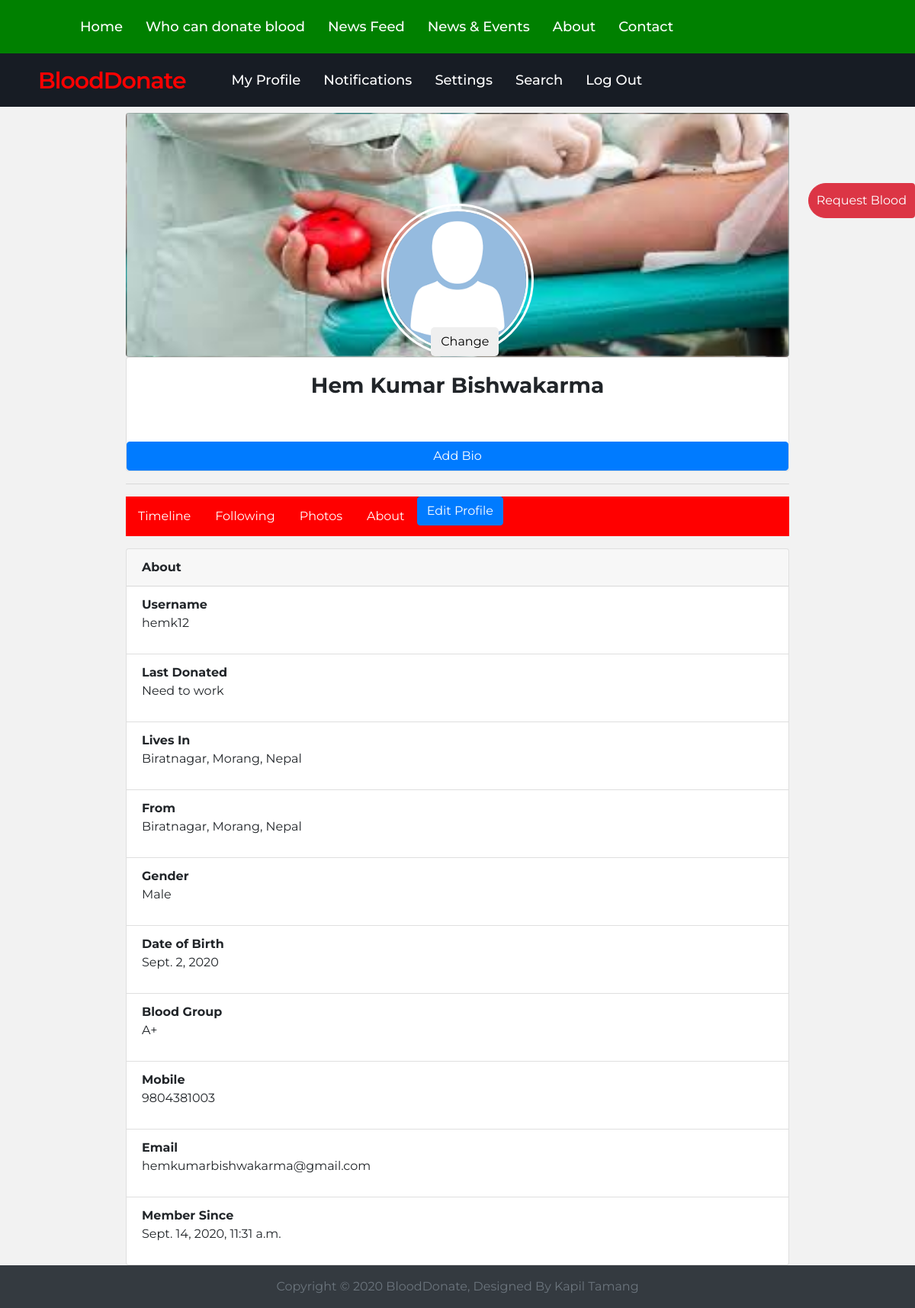
The page /hemk12/about (signed in) on the database its author committed.
### UserAuthentication/models.py (models this page shows, shortened)
class ProfileDetails(models.Model):
	gender_choice = (
			('Male', 'Male'),
			('Female', 'Female'),
			('Others', 'Others')
		)
	bloodGroup_choice = (
			('A+', 'A+'),
			('B+', 'B+'),
			('AB+', 'AB+'),
		)
	stateChoice = (('1','1'),('2','2'),('3','3'),('4','4'),('5','5'),('6','6'),('7','7'))
	user = models.OneToOneField(User, null = False, on_delete=models.CASCADE)
	following = models.ManyToManyField(User, related_name = 'following', blank = True)
	gender = models.CharField(max_length = 20, blank = False, null = False, choices = gender_choice)
	bloodGroup = models.CharField(max_length = 20, blank = False, null = False, choices = bloodGroup_choice)
	dob = models.DateField(auto_now=False, auto_now_add=False)
	contact = models.CharField(max_length = 20, blank = False, null = False)
	contact_audience = models.CharField(max_length = 20, blank = False, null = False)
	bio = models.TextField(max_length=200, blank = True, null = True)
	profile_pic = models.ImageField(default = '/images/defaultProfilePic.png')
	last_donated = models.DateField(auto_now = True)
	permCountry = models.CharField(max_length = 30, blank = False, null = False)
	permState = models.CharField(max_length = 30, blank = False, null = False, choices = stateChoice)
	permDistrict = models.CharField(max_length = 30, blank = False, null = False)
	permCity = models.CharField(max_length = 30, blank = False, null = False)
	tempCountry = models.CharField(max_length = 30, blank = False, null = False)
	tempState = models.CharField(max_length = 30, blank = False, null = False, choices = stateChoice)
	tempDistrict = models.CharField(max_length = 30, blank = False, null = False)
	tempCity =models.CharField(max_length = 30, blank = False, null = False)
	updated = models.DateTimeField(auto_now = True)
	created = models.DateTimeField(auto_now_add = True)
	class Meta:
		db_table = 'profielDetails'
		ordering = ('-created',)

### Profile/views.py (the view)
# urls.py: path('<username>/', views.profileTimeline, name = "profileTimeline"),
@login_required(login_url='UserAuthentication_app:login')
def profileTimeline(request, username):
	user1 = User.objects.get(username = username)
	my_profile = ProfileDetails.objects.get(user = request.user)
	profile = ProfileDetails.objects.get(user = user1.id)
	users = [user for user in my_profile.following.all()]
	posts = []
	qs = None
	if user1 in users:
		user_profile_posts = profile.post_set.exclude(post_audience = 'private')
	else:
		user_profile_posts = profile.post_set.filter(post_audience = 'public')
	for user in users:
		p =ProfileDetails.objects.get(user = user)
		p_posts = p.post_set.exclude(post_audience = 'private')
		posts.append(p_posts)
	my_post = my_profile.post_set.all()
	posts.append(my_post)
	if len(posts) > 0:
		qs = sorted(chain(*posts), reverse = True, key = lambda obj: obj.created)
	if profile.user in my_profile.following.all():
		follow = True
	else:
		follow = False
	createUserForm = CreateUserForm(instance = user1)
	profileDetailsForm = ProfileDetailsForm(instance = profile)
	context = {
		'user': profile,
		'my_profile_posts': qs,
		'user_profile_posts': user_profile_posts,
		'createUserForm': createUserForm,
		'profileDetailsForm': profileDetailsForm,
		'follow': follow,
	}
	return render(request, 'Profile/profile.html', context)

### Profile/templates/Profile/profile.html (shortened to what this page needs)
{% extends 'Home/main.html' %}
{% load widget_tweaks %}
{% load static %}
{% block content %}
<div id="section">
    <div class="container mt-2">
        <div class="row justify-content-md-center">
            <div class="col-md-9">
                <div class="row">
                    <div class="col-md-12">
                      <div class="card profileCover" style="background-image: url('{% static "images/staticCover.jpg" %}')";>
                        <img class="profileImage" src="{{ user.profile_pic }}" height="200" width="200" alt="Profile Picture" style="border-radius: 50%;">
                        {% if request.user.username == user.user.username %}
                        <button class="btn" data-toggle="modal" data-target="#profile_picUpdateModal">Change</button>
                        {% endif %}
                      </div>
                      <div class="card">
                          <h3 style="text-align: center; margin-top: 20px;"> <strong>{{ user.user.first_name }} {{ user.user.last_name }} </strong></h3>
                          {% if user.bio is None %}
                          {% if request.user.username == user.user.username %}
                          <button class="btn btn-primary mt-5" type="button"  data-toggle="modal" data-target="#BioModal"> Add Bio </button>
                          {% endif %}
                          {% endif %}
                        </div>
                    </div>
                  </div>
                  <hr>
                <div class="secondnav mt-3">
                  <ul>
                    <li><a class="active" href="{% url 'profile_app:profileTimeline' user.user.username %}">Timeline</a></li>
                    <li><a href="{% url 'profile_app:following' user.user.username %}">Following</a></li>
                    <li><a href="{% url 'profile_app:photos' user.user.username %}">Photos</a></li>
                    <li><a href="{% url 'profile_app:about' user.user.username %}">About</a></li>
                    {% if request.user.username == user.user.username %}
                    <li><button class="btn btn-primary my-auto" data-toggle="modal" data-target="#EditDetailsModal">Edit Profile</button></li>
                    {% endif %}
                </ul>
                </div>
                {% url 'profile_app:profileTimeline' user.user.username as timeline_url %}
                {% url 'profile_app:following' user.user.username as following_url %}
                {% url 'profile_app:photos' user.user.username as photos_url %}
                {% url 'profile_app:about' user.user.username as about_url %}
                {% if request.get_full_path == timeline_url %}
                  {% include 'Profile/Timeline/timeline.html' %}
                {% elif request.get_full_path == following_url %}
                  {% include 'Profile/Following/following.html' %}
                {% elif request.get_full_path == photos_url %}
                  {% include 'Profile/Photos/photos.html' %}
                {% elif request.get_full_path == about_url %}
                  {% include 'Profile/About/about.html' %}
                {% endif %}
            </div>
        </div>
    </div>
</div>
{% endblock %}

### Profile/templates/Profile/About/about.html
<div class="card mt-3">
	<div class="card-header">
		<strong>About</strong>
	</div>
	<ul class="list-group list-group-flush">
	  <li class="list-group-item">
	  	<strong>Username</strong> <br>
	  	<p>{{ user.user }}</p>
	  </li>
	  <li class="list-group-item">
	  	<strong>Last Donated</strong> <br>
	  	<p>Need to work</p>
	  </li>
	  <li class="list-group-item">
	  	<strong>Lives In</strong> <br>
	  	<p>{{ user.tempCity }}, {{ user.tempDistrict }}, {{ user.tempCountry }}</p>
	  </li>
	  <li class="list-group-item">
	  	<strong>From</strong> <br>
	  	<p>{{ user.permCity }}, {{ user.permDistrict }}, {{ user.permCountry }}</p>
	  </li>
	  <li class="list-group-item">
	  	<strong>Gender</strong> <br>
	  	<p>{{ user.gender }}</p>
	  </li>
	  <li class="list-group-item">
	  	<strong>Date of Birth</strong> <br>
	  	<p>{{ user.dob }}</p>
	  </li>
	  <li class="list-group-item">
	  	<strong>Blood Group</strong> <br>
	  	<p>{{ user.bloodGroup }}</p>
	  </li>
	  <li class="list-group-item">
	  	<strong>Mobile</strong> <br>
	  	<p>{{ user.contact }}</p>
	  </li>
	  <li class="list-group-item">
	  	<strong>Email</strong> <br>
	  	<p>{{ user.user.email }}</p>
	  </li>
	  <li class="list-group-item">
	  	<strong>Member Since</strong> <br>
	  	<p>{{ user.user.date_joined }}</p>
	  </li>
	</ul>
</div>

### static/css/navbar.css (style rules this page uses)
* { margin: 0; padding: 0; outline: none; box-sizing: border-box; font-family: 'Montserrat', sans-serif; }
body { background: #f2f2f2; }

### static/css/profile.css (style rules this page uses)
.container { max-width: 80rem; }
.secondnav ul { list-style-type: none; margin: 0; padding: 0; overflow: hidden; background-color: red; }
.secondnav li { float: left; }
.secondnav li a { display: block; color: white; text-align: center; padding: 14px 16px; text-decoration: none; }
.profileCover { position: relative; background-size: 100% 100%; width: 100%; height: 20rem; }
.profileCover img { display: block; margin: auto auto 0 auto; border: 10px double white; }
.profileCover .btn { position: absolute; bottom: 0; left: 46%; border-radius: 5px; text-align: center; }

### rows shown on the page
ProfileDetails: profile_pic (placeholder picture), user.first_name "Hem Kumar", user.last_name "Bishwakarma", user "hemk12", tempCity "Biratnagar", tempDistrict "Morang", tempCountry "Nepal", permCity "Biratnagar", permDistrict "Morang", permCountry "Nepal", gender "Male", dob "Sept. 2, 2020", bloodGroup "A+", contact "9804381003", user.email "hemkumarbishwakarma@gmail.com", user.date_joined "Sept. 14, 2020, 11:31 a.m."
